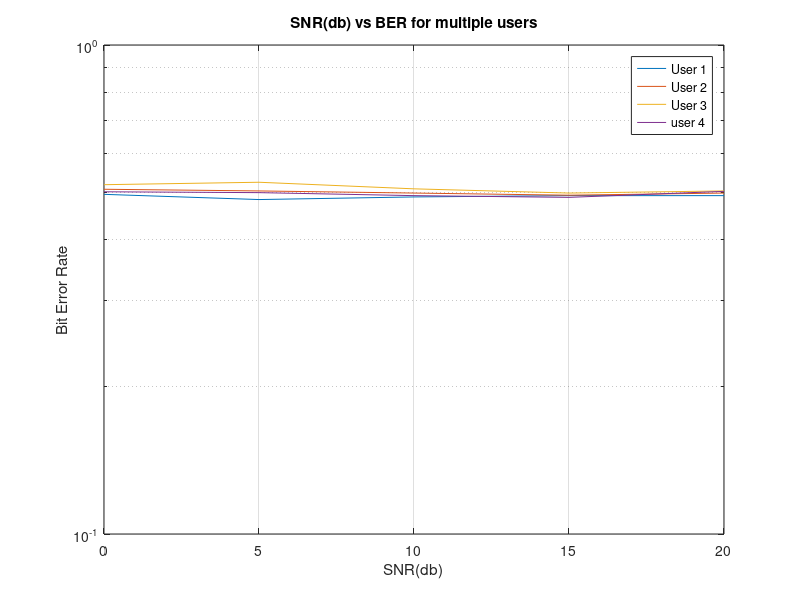

Write the MATLAB code that produced this figure.
clc ;
close all ;
clear all ;

num_bits = 1000 ;
num_users = 4 ;
SNR_db = 0:5:20 ;

bit_sequence = randi([0 1] , num_bits , num_users);

code_length = 8 ;
codes = hadamard(code_length);
user_codes = codes(1 : num_users , : );

spread_code = zeros(num_bits , code_length , num_users);
for u = 1:num_users
    bits = 2*bit_sequence(: , u) - 1 ;
    spread_code(:, :, u) = bits * user_codes(u, :);
end

tx_signal = sum(spread_code , 3);
tx_signal = tx_signal(:)' ;

ber = zeros(length(SNR_db) , num_users);
x = length(SNR_db) ;

for k = 1 : x 
    noise_signal = awgn(tx_signal , SNR_db(k) , 'measured');

    Rx_signal = zeros( num_bits , num_users);
    for u = 1 : num_users
        code = user_codes(u , :);
        for i = 1:num_bits 
            Rx_segment = noise_signal((i-1)*code_length+1 : i*code_length);
            Rx_bits = sum(Rx_segment .* code);
            Rx_signal(i , u) = Rx_bits > 0 ;
        end
    end
    
    for u = 1 : num_users
        ber(k , u) = sum(Rx_signal(: , u) ~= bit_sequence(: , u)) / num_bits ;
    end
end

figure ;
semilogy(SNR_db , ber);
xlabel('SNR(db)');
ylabel('Bit Error Rate');
legend('User 1','User 2','User 3','user 4' , Location = 'best');
title('SNR(db) vs BER for multiple users');
grid on ;

